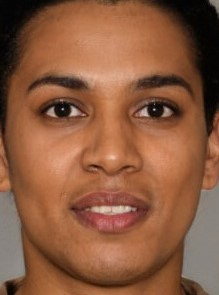
#> input picture Landmark Detection/face.jpg, 219 x 295 px, given in place of the camera
$ jupyter execute Landmark.ipynb
#> lines starting #> are read from the running program, lines starting #| are printed output that depends on the picture
### Landmark Detection/PupilDetector.py
# Eye Centre Localisation using Means of Gradients
# Implementation of paper by Fabian Timm and Erhardt Barth
# "Accurate Eye Centre Localisation by Means of Gradients"

# Author: Jonne Engelberts
# Increase speed of locate by increasing the accuracy variable
# The algorithm takes a sample ones every accuracy*accuracy pixels
# After this it takes a closer look around the best sample
# Increase speed of track by decreasing radius and distance
# Radius is half the width and height around the previous location (py, px)
# The whole pupil should still be visible in this area
# Distance is the maximum amount of pixels between the new and old location

import numpy as np
from scipy.ndimage.filters import gaussian_filter

class GradientIntersect:

	def createGrid(self, Y, X):

		# create grid vectors
		grid = np.array([[y,x] for y in range(1-Y,Y) for x in range (1-X,X)], dtype='float')

		# normalize grid vectors
		grid2 = np.sqrt(np.einsum('ij,ij->i',grid,grid))
		grid2[grid2==0] = 1
		grid /= grid2[:,np.newaxis]

		# reshape grid for easier displacement selection
		grid = grid.reshape(Y*2-1,X*2-1,2)

		return grid

	def createGradient(self, image):

		# get image size
		Y, X = image.shape

		# calculate gradients
		gy, gx = np.gradient(image)
		gx = np.reshape(gx, (X*Y,1))
		gy = np.reshape(gy, (X*Y,1))
		gradient = np.hstack((gy,gx))

		# normalize gradients
		gradient2 = np.sqrt(np.einsum('ij,ij->i',gradient,gradient))
		gradient2[gradient2==0] = 1
		gradient /= gradient2[:,np.newaxis]

		return gradient

	def locate(self, image, sigma = 2, accuracy = 1):

		# get image size
		Y, X = image.shape

		# get grid
		grid = self.createGrid(Y, X)

		# create empty score matrix
		scores = np.zeros((Y,X))

		# normalize image
		image = (image.astype('float') - np.min(image)) / np.max(image)

		# blur image
		blurred = gaussian_filter(image, sigma=sigma)

		# get gradient
		gradient = self.createGradient(image)

		# loop through all pixels
		for cy in range(0,Y,accuracy):
			for cx in range(0,X,accuracy):

				# select displacement
				displacement = grid[Y-cy-1:Y*2-cy-1,X-cx-1:X*2-cx-1,:]
				displacement = np.reshape(displacement,(X*Y,2))

				# calculate score
				score = np.einsum('ij,ij->i', displacement, gradient)
				score = np.einsum('i,i->', score, score)
				scores[cy,cx] = score

		# multiply with the blurred darkness
		scores = scores * (1-blurred)

		# if we skipped pixels, get more accurate around the best pixel
		if accuracy>1:

			# get maximum value index
			(yval,xval) = np.unravel_index(np.argmax(scores),scores.shape)

			# prevent maximum value index from being close to 0 or max
			yval = min(max(yval,accuracy), Y-accuracy-1)
			xval = min(max(xval,accuracy), X-accuracy-1)

			# loop through new pixels
			for cy in range(yval-accuracy,yval+accuracy+1):
				for cx in range(xval-accuracy,xval+accuracy+1):

					# select displacement
					displacement = grid[Y-cy-1:Y*2-cy-1,X-cx-1:X*2-cx-1,:]
					displacement = np.reshape(displacement,(X*Y,2))

					# calculate score
					score = np.einsum('ij,ij->i', displacement, gradient)
					score = np.einsum('i,i->', score, score)
					scores[cy,cx] = score * (1-blurred[cy,cx])

		# get maximum value index
		(yval,xval) = np.unravel_index(np.argmax(scores),scores.shape)

		# return values
		return (yval, xval)

	# [45 lines left out: function track, not called in this run]


class IsophoteCurvature:

	# [47 lines left out: functions __init__, locate, not called in this run]

### Landmark Detection/FaceAligner.py
import numpy as np
import cv2
import math
class FaceAligner:
    def __init__(self, desiredLeftEye=(0.35, 0.35),
        desiredFaceWidth=256, desiredFaceHeight=None):
        # store the facial landmark predictor, desired output left
        # eye position, and desired output face width + height
        self.desiredLeftEye = desiredLeftEye
        self.desiredFaceWidth = desiredFaceWidth
        self.desiredFaceHeight = desiredFaceHeight
        # if the desired face height is None, set it to be the
        # desired face width (normal behavior)
        if self.desiredFaceHeight is None:
            self.desiredFaceHeight = self.desiredFaceWidth

    def rotate_image(self,image, angle):
        image_center = tuple(np.array(image.shape[1::-1]) / 2)
        rot_mat = cv2.getRotationMatrix2D(image_center, angle, 1.0)
        result = cv2.warpAffine(image, rot_mat, image.shape[1::-1], flags=cv2.INTER_LINEAR)
        return result

    def align(self, image, leftEyeCenter, rightEyeCenter):
        dY = rightEyeCenter[1] - leftEyeCenter[1]
        dX = rightEyeCenter[0] - leftEyeCenter[0]
        angle = np.degrees(np.arctan2(dY, dX)) - 180
        result = self.rotate_image(image, angle)
        return result

### Landmark Detection/Landmark.ipynb
[cell 1]
import numpy as np
import sys, os
import matplotlib.image as mpimg
import matplotlib.pyplot as plt
from skimage.color import rgb2gray
from skimage import measure
import cv2
from skimage import morphology
from skimage.morphology import disk, square, dilation, erosion
from skimage import data
from skimage.feature import Cascade
from PupilDetector import GradientIntersect
from FaceAligner import FaceAligner
import imutils

[cell 2]
kEyePercentTop = 25
kEyePercentSide = 13
kEyePercentHeight = 30
kEyePercentWidth = 35

[cell 3]
def getEyesCenter(face_BGR):
    img_GRAY = cv2.cvtColor(face_BGR, cv2.COLOR_BGR2GRAY)

    eye_region_width = face.shape[0] * (kEyePercentWidth/100.0)
    eye_region_height = face.shape[0] * (kEyePercentHeight/100.0)
    eye_region_top = face.shape[1] * (kEyePercentTop/100.0)

    leftEyeRegion = face.shape[0]*(kEyePercentSide/100.0), eye_region_top, eye_region_width, eye_region_height
    rightEyeRegion = face.shape[0] - eye_region_width - face.shape[0]*(kEyePercentSide/100.0), eye_region_top,eye_region_width,eye_region_height

    x1, y1, w1, h1 = (leftEyeRegion)
    region = img_GRAY[int(y1) :int(y1) + int(h1) , int(x1) :int(x1) + int(w1)]
    leftEyeCenter = gi.locate(region)

    x2, y2, w2, h2 = (rightEyeRegion)
    region = img_GRAY[int(y2) :int(y2) + int(h2) , int(x2) :int(x2) + int(w2)]
    rightEyeCenter = gi.locate(region)
    #rightEyeCenter = np.asarray(rightEyeCenter, dtype="int")

    return (int(leftEyeCenter[1])+int(x1) , int(leftEyeCenter[0])+int(y1)), (int(rightEyeCenter[1])+int(x2), int(rightEyeCenter[0])+int(y2))

[cell 4]
haar_file = 'haarcascade_frontalface_default.xml'
webcam = cv2.VideoCapture(0)
face_cascade = cv2.CascadeClassifier(haar_file)
cv2.namedWindow("After Alignment", cv2.WINDOW_NORMAL)
cv2.namedWindow("Before Alignment", cv2.WINDOW_NORMAL)
gi = GradientIntersect()
leftEyeCenter = (0, 0)
rightEyeCenter = (0, 0)
leftEyeRegionStart = (0, 0)
rightEyeRegionStart= (0, 0)
face_rect = (0, 0, 0, 0)
fa = FaceAligner(desiredFaceWidth=256)
while True:
    (_, img_BGR) = webcam.read()
#> img_BGR is the input picture: shape (295, 219, 3); mean B, G, R 63.3, 90.4, 139.4
    img = img_BGR.copy()

    img_GRAY = cv2.cvtColor(img_BGR, cv2.COLOR_BGR2GRAY)
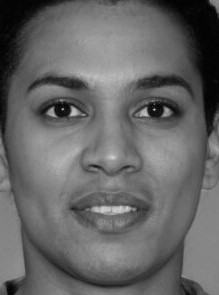
#> img_GRAY: shape (295, 219); min 0, max 210, mean 102
    faces = face_cascade.detectMultiScale(img_GRAY, 1.3, 4)
#> faces = [[17, 37, 192, 192]]

    for (x, y, w, h) in faces:
        face_rect = (x, y, w, h)

        face = img_BGR[y :y + h , x :x + w ]

        face = cv2.resize(face, (256, 256))
        (leftEyeCenter, rightEyeCenter) = getEyesCenter(face)

        #img_BGR = cv2.circle(img_BGR, (leftEyeCenter[0]+x, leftEyeCenter[1]+y), 1, (0,0,255), -1)
        #img_BGR = cv2.circle(img_BGR, (rightEyeCenter[0]+x, rightEyeCenter[1]+y), 1, (0,0,255), -1)

        face = cv2.circle(face, (leftEyeCenter[0], leftEyeCenter[1]), 1, (0,0,255), -1)
        face = cv2.circle(face, (rightEyeCenter[0], rightEyeCenter[1]), 1, (0,0,255), -1)

        faceAligned = fa.align(face, rightEyeCenter, leftEyeCenter)
#> this loop made 1 pass
#> (x, y, w, h, eye_region_width in getEyesCenter, eye_region_height in getEyesCenter, eye_region_top in getEyesCenter, x1 in getEyesCenter) on pass 1: (17, 37, 192, 192, 89.6, 76.8, 64, 33.28)
#> pass 1, `face = img_BGR[y :y + h , x :x + w ]`:
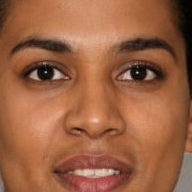
#> face: shape (192, 192, 3); mean B, G, R 67.7, 98, 154.9
#> pass 1, in getEyesCenter, `img_GRAY = cv2.cvtColor(face_BGR, cv2.COLOR_BGR2GRAY)`:
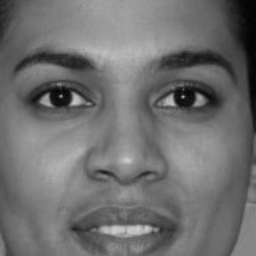
#> img_GRAY: shape (256, 256); min 2, max 207, mean 111.5
#> pass 1, in getEyesCenter, `region = img_GRAY[int(y1) :int(y1) + int(h1) , int(x1) :int(x1) + int(..`:
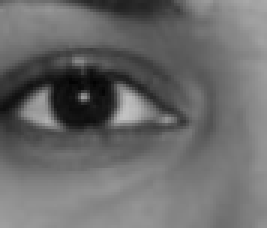
#> region: shape (76, 89) (shown 3 times larger); min 2, max 194, mean 106.4
#> after the loop: face: shape (256, 256, 3); mean B, G, R 67.6, 97.9, 154.9

    cv2.imshow('After Alignment',faceAligned)
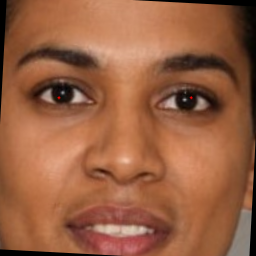
#> window 'After Alignment': shape (256, 256, 3); mean B, G, R 66.4, 96.1, 152.2
    cv2.imshow('Before Alignment',img_BGR)
    key = cv2.waitKey(5)
#> (key Esc is pressed here)
    if key == 27:
        break

cv2.destroyAllWindows()
webcam.release()
